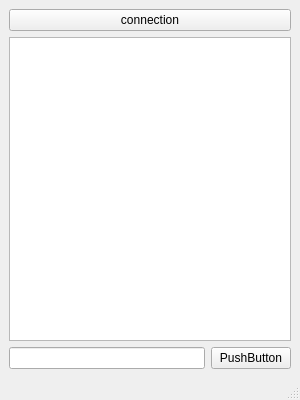
<?xml version="1.0" encoding="UTF-8"?>
<ui version="4.0">
 <class>MainWindow</class>
 <widget class="QMainWindow" name="MainWindow">
  <property name="geometry">
   <rect>
    <x>0</x>
    <y>0</y>
    <width>300</width>
    <height>400</height>
   </rect>
  </property>
  <property name="windowTitle">
   <string>MainWindow</string>
  </property>
  <widget class="QWidget" name="centralwidget">
   <layout class="QGridLayout" name="gridLayout">
    <item row="0" column="0" colspan="2">
     <widget class="QPushButton" name="pushButton">
      <property name="text">
       <string>connection</string>
      </property>
     </widget>
    </item>
    <item row="1" column="0" colspan="2">
     <widget class="QTextBrowser" name="textBrowser"/>
    </item>
    <item row="2" column="0">
     <widget class="QLineEdit" name="lineEdit"/>
    </item>
    <item row="2" column="1">
     <widget class="QPushButton" name="pushButton_2">
      <property name="text">
       <string>PushButton</string>
      </property>
     </widget>
    </item>
   </layout>
  </widget>
  <widget class="QMenuBar" name="menubar">
   <property name="geometry">
    <rect>
     <x>0</x>
     <y>0</y>
     <width>300</width>
     <height>20</height>
    </rect>
   </property>
  </widget>
  <widget class="QStatusBar" name="statusbar"/>
 </widget>
 <resources/>
 <connections/>
</ui>
